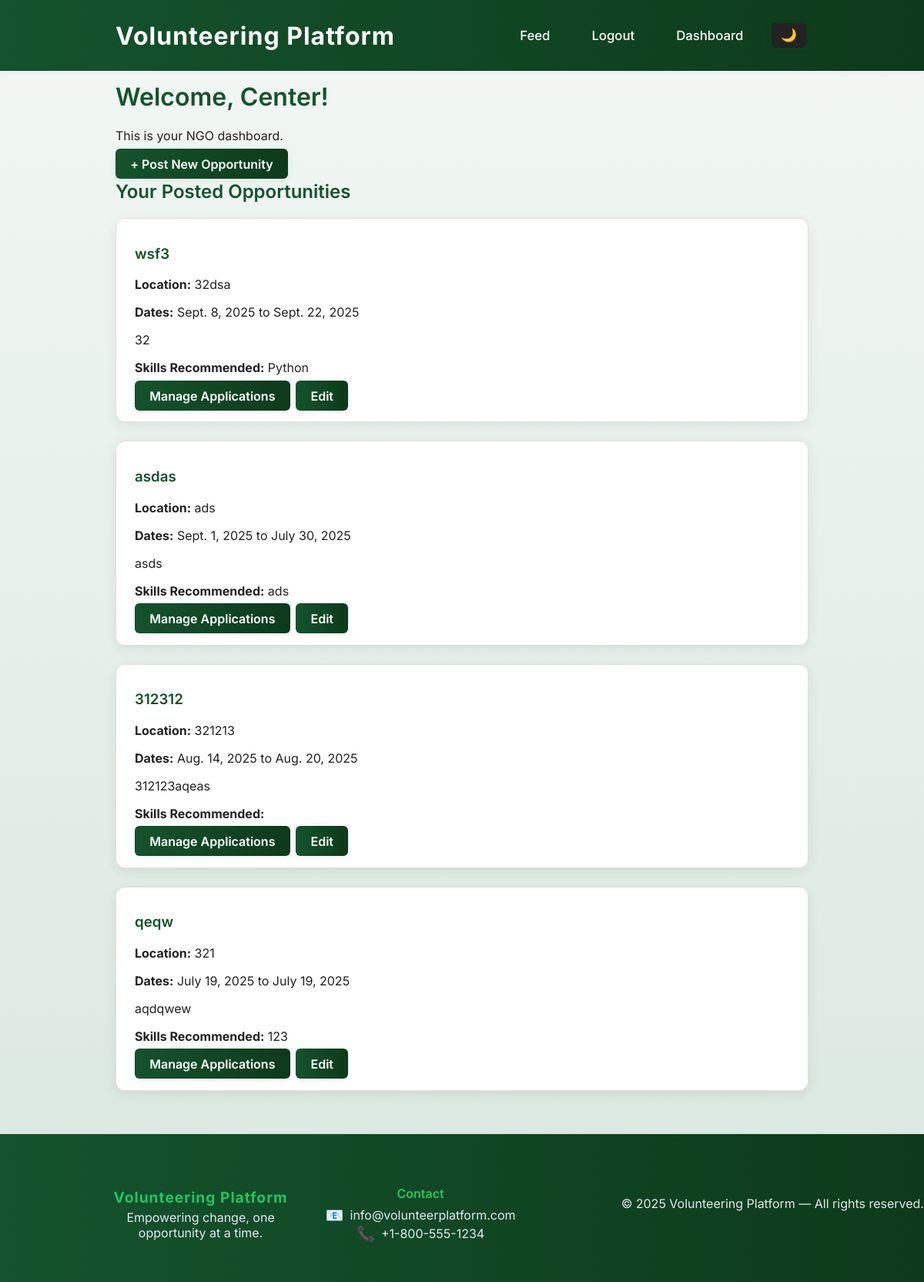
Page /accounts/dashboard/ngo/ (signed in) on the committed database.
### accounts/models.py (models this page shows, shortened)
class User(AbstractUser):
    ROLE_CHOICES = (
        ("volunteer", "Volunteer"),
        ("ngo", "NGO"),
        ("admin", "Admin"),
    )
    role = models.CharField(max_length=10, choices=ROLE_CHOICES, default="volunteer")
    skills = models.CharField(max_length=255, blank=True, help_text="Comma-separated skills (e.g. Python, Fundraising, Event Planning)")
    is_approved = models.BooleanField(default=True, help_text="Admin approval required for NGOs")

### feeds/models.py (models this page shows, shortened)
class Opportunity(models.Model):
    ngo = models.ForeignKey(
        settings.AUTH_USER_MODEL,
        on_delete=models.CASCADE,
        limit_choices_to={"role": "ngo"},
    )
    title = models.CharField(max_length=200)
    description = models.TextField()
    location = models.CharField(max_length=255)
    start_date = models.DateField()
    end_date = models.DateField()
    skills_recommended = models.CharField(max_length=255, blank=True)
    created_at = models.DateTimeField(auto_now_add=True)

### accounts/views.py (the view)
# urls.py: path("dashboard/ngo/", views.ngo_dashboard, name="ngo_dashboard"),
@login_required
def ngo_dashboard(request):
    if request.user.role != "ngo":
        return redirect("home")
    opportunities = Opportunity.objects.filter(ngo=request.user).order_by("-created_at")
    return render(request, "accounts/ngo_dashboard.html", {"opportunities": opportunities})

### accounts/views.py (called while the page is built)
def get_notification_count(request):
    if not request.user.is_authenticated:
        return {'notification_count': 0}
    count = 0
    if hasattr(request.user, 'role'):
        if request.user.role == 'ngo':
            from feeds.models import Application
            count = Application.objects.filter(opportunity__ngo=request.user, status='pending').count()
        elif request.user.role == 'admin':
            from .models import Report
            count = Report.objects.filter(handled=False).count()
    return {'notification_count': count}

### accounts/templates/accounts/ngo_dashboard.html (shortened to what this page needs)
{% extends "base.html" %}
{% block content %}
  <h1>Welcome, {{ user.username }}!</h1>
  <p>This is your NGO dashboard.</p>
  <a class="btn" href="{% url 'create_opportunity' %}">+ Post New Opportunity</a>
  <h2>Your Posted Opportunities</h2>
  {% if opportunities %}
    {% for opportunity in opportunities %}
      <div class="opportunity-card">
        <h3>{{ opportunity.title }}</h3>
        <p><strong>Location:</strong> {{ opportunity.location }}</p>
        <p><strong>Dates:</strong> {{ opportunity.start_date }} to {{ opportunity.end_date }}</p>
        <p>{{ opportunity.description }}</p>
  <p><strong>Skills Recommended:</strong> {{ opportunity.skills_recommended }}</p>
        <a class="btn" href="{% url 'manage_applications' opportunity.id %}">Manage Applications</a>
        <a class="btn" href="{% url 'edit_opportunity' opportunity.id %}">Edit</a>
      </div>
    {% endfor %}
  {% else %}
    <p>You haven’t posted any opportunities yet.</p>
  {% endif %}
{% endblock %}

### static/css/style.css (style rules this page uses)
:root { --main-green: #14532d; --main-green-dark: #0d3a1a; --main-green-light: #22c55e; }
body { font-family: 'Inter', Arial, sans-serif; margin: 0; padding: 0; background-color: #f4f6fb; background: linear-gradient(180deg, #f2f7f3 0%, #d9e7df 100%); background-attachment: fixed; color: #222; transition: background 0.3s, color 0.3s; }
body, main.container { opacity: 0; animation: fadeInBody 0.5s ease-in forwards; }
.opportunity-card, .application-card { background: #fff; border-radius: 12px; padding: 1.5em; margin-bottom: 1.5em; box-shadow: 0 4px 16px rgba(0,0,0,0.07); border: 1px solid #e0e0e0; transition: box-shadow 0.2s, background 0.3s, color 0.3s; min-width: 100%; width: 100%; box-sizing: border-box; display: block; transition: box-shadow 0.3s, transform 0.25s; }
@media (min-width: 700px) { .opportunity-card, .application-card { min-width: 900px; max-width: 100%; margin-left: auto; margin-right: auto; } }
button, .btn { background: linear-gradient(90deg, var(--main-green) 0%, var(--main-green-dark) 100%); color: #fff; border: none; border-radius: 6px; padding: 0.6em 1.2em; font-size: 1em; font-weight: 600; cursor: pointer; margin: 0.2em 0.2em 0.2em 0; transition: background 0.2s, box-shadow 0.2s, transform 0.15s; box-shadow: 0 2px 8px rgba(20,83,45,0.07); text-decoration: none; }
h1, h2, h3 { font-weight: 600; color: var(--main-green); margin-top: 0.5em; transition: color 0.3s; }

### templates/base.html (style rules this page uses)
html, body { height: 100%; }
body { min-height: 100vh; display: flex; flex-direction: column; }

### rows in the picture
User: username "Center"
Opportunity: title "wsf3", location "32dsa", start_date "Sept. 8, 2025", end_date "Sept. 22, 2025", description "32", skills_recommended "Python"
Opportunity: title "asdas", location "ads", start_date "Sept. 1, 2025", end_date "July 30, 2025", description "asds", skills_recommended "ads"
Opportunity: title "312312", location "321213", start_date "Aug. 14, 2025", end_date "Aug. 20, 2025", description "312123aqeas"
Opportunity: title "qeqw", location "321", start_date "July 19, 2025", end_date "July 19, 2025", description "aqdqwew", skills_recommended "123"
